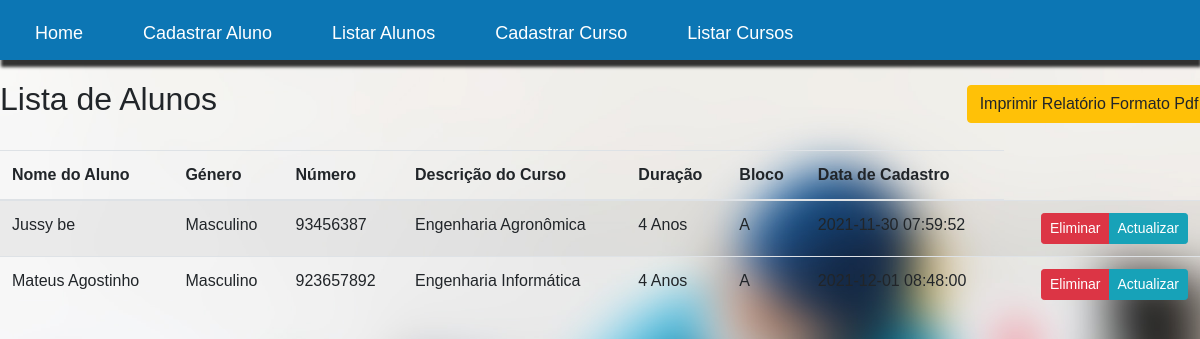
/listar_alunos_cadastrados.php, run on the app's committed database.
### tables this page shows
CREATE TABLE `tbl_estudantes` (
  `codigo_aluno` int(11) NOT NULL,
  `nome` varchar(40) DEFAULT NULL,
  `genero` varchar(10) DEFAULT NULL,
  `email` varchar(40) DEFAULT NULL,
  `numero` varchar(20) DEFAULT NULL,
  `bi` varchar(40) DEFAULT NULL,
  `nascimento` date DEFAULT NULL,
  `data_de_criacao` timestamp NOT NULL DEFAULT current_timestamp(),
  `data_de_alteracao` date DEFAULT NULL,
  `id_curso` int(11) DEFAULT NULL
);

CREATE TABLE `tbl_cursos` (
  `codigo_curso` int(11) NOT NULL,
  `nome_curso` varchar(40) DEFAULT NULL,
  `duracao` varchar(10) DEFAULT NULL,
  `sala` varchar(40) DEFAULT NULL,
  `bloco` varchar(5) DEFAULT NULL,
  `periodo` varchar(10) DEFAULT NULL,
  `data_de_criacao` timestamp NOT NULL DEFAULT current_timestamp(),
  `data_de_modificacao` varchar(20) DEFAULT NULL
);

### listar_alunos_cadastrados.php (the view, shortened to what this page needs)
<?php
include_once 'inclue.php';
include_once 'menu.php';
include_once 'conexao2.php';
?>
<div class="conta  containe">
<h2 style="margin-top: -70px;">Lista de Alunos</h2>
  <div class="offset-md-8 dog">
<a href="Gerador_de_Pdf.php" class=" btn-warning btn offset-md-5" style="margin-top: -70px;" > Imprimir  Relatório Formato Pdf</a>
</div>
    <table class="table table-striped table-hover">
        <thead>
<tr>
<th>Nome do Aluno  </th>
<th>Género </th>
<th>Número </th>
<th>Descrição do Curso </th>
<th>Duração </th>
<th>Bloco </th>
<th>Data de Cadastro </th>
</tr>
</thead>
        <tbody>
          <?php
        $xd="select tbl_estudantes.codigo_aluno,tbl_estudantes.nome,tbl_estudantes.genero,tbl_estudantes.numero,tbl_estudantes.data_de_criacao,tbl_cursos.nome_curso,tbl_cursos.duracao,tbl_cursos.periodo,tbl_cursos.bloco from tbl_estudantes  join tbl_cursos on  tbl_estudantes.id_curso=tbl_cursos.codigo_curso";
        $moringa=mysqli_query($con,$xd);
        foreach($moringa as $sp):
    ?>
<tr>
    <td> <?php  echo $sp['nome'];  ?></td>
    <td> <?php  echo $sp['genero'];  ?></td>
    <td> <?php  echo $sp['numero'];  ?></td>
    <td> <?php  echo $sp['nome_curso'];  ?></td>
    <td> <?php  echo $sp['duracao'];  ?></td>
    <td> <?php  echo $sp['bloco'];  ?></td>
    <td> <?php  echo $sp['data_de_criacao'];  ?></td>
    <td>
        <div class="btn-group">
      <a href="deletar_alunos_cadastrado.php?codigo=<?php echo $sp['codigo_aluno'];  ?>"   class="btn-sm btn-danger btn"> Eliminar</a>
      <a href="editar_aluno.php?codigo=<?php echo $sp['codigo_aluno']; ?>" class="btn-sm btn-info btn"> Actualizar</a>
        </div>
    </td>
</tr>
<?php endforeach;   ?>
        </tbody>
    </table>
    </div>
</body>
</html>

### estilo - Cópia.css (style rules this page uses)
body { font-family: sans-serif; }
body { background-image: url(imagens/bom.pn); background-size: cover; position: sticky; }

### listar.css (style rules this page uses)
.btn-group { float: right; }
body { background-image: url(imagens/qw.jpg); }

### cabeçalho_Rodape.css (style rules this page uses)
.containe { width: 85%; float: right; }
.containe { min-width: 50px; }

### estilo_menu_cima.css (style rules this page uses)
body { display: flex; font-family: sans-serif; margin: 0; padding: 0; }
div.conta { position: absolute; margin-top: 150px; width: 100%; }

### data on the page
tbl_estudantes: nome "Jussy be", genero "Masculino", numero "93456387", id_curso.nome_curso "Engenharia Agronômica", id_curso.duracao "4 Anos", id_curso.bloco "A", data_de_criacao "2021-11-30 07:59:52"
tbl_estudantes: nome "Mateus Agostinho", genero "Masculino", numero "923657892", id_curso.nome_curso "Engenharia Informática", id_curso.duracao "4 Anos", id_curso.bloco "A", data_de_criacao "2021-12-01 08:48:00"
